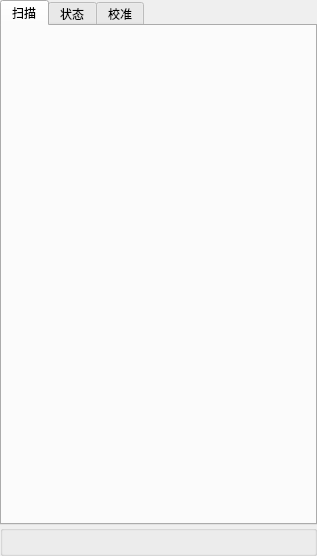
<?xml version="1.0" encoding="UTF-8"?>
<ui version="4.0">
 <class>CTScanWidget</class>
 <widget class="QWidget" name="CTScanWidget">
  <property name="geometry">
   <rect>
    <x>0</x>
    <y>0</y>
    <width>317</width>
    <height>556</height>
   </rect>
  </property>
  <property name="sizePolicy">
   <sizepolicy hsizetype="Expanding" vsizetype="Expanding">
    <horstretch>0</horstretch>
    <verstretch>0</verstretch>
   </sizepolicy>
  </property>
  <property name="contextMenuPolicy">
   <enum>Qt::DefaultContextMenu</enum>
  </property>
  <property name="windowTitle">
   <string>CTScan</string>
  </property>
  <layout class="QVBoxLayout" name="verticalLayout">
   <property name="spacing">
    <number>0</number>
   </property>
   <property name="leftMargin">
    <number>0</number>
   </property>
   <property name="topMargin">
    <number>0</number>
   </property>
   <property name="rightMargin">
    <number>0</number>
   </property>
   <property name="bottomMargin">
    <number>0</number>
   </property>
   <item>
    <widget class="QWidget" name="acceleratorContainerwidget" native="true">
     <property name="sizePolicy">
      <sizepolicy hsizetype="Preferred" vsizetype="Preferred">
       <horstretch>0</horstretch>
       <verstretch>0</verstretch>
      </sizepolicy>
     </property>
     <property name="maximumSize">
      <size>
       <width>16777215</width>
       <height>0</height>
      </size>
     </property>
    </widget>
   </item>
   <item>
    <widget class="QTabWidget" name="controlTabWidget">
     <property name="sizePolicy">
      <sizepolicy hsizetype="Expanding" vsizetype="Expanding">
       <horstretch>0</horstretch>
       <verstretch>0</verstretch>
      </sizepolicy>
     </property>
     <property name="minimumSize">
      <size>
       <width>250</width>
       <height>300</height>
      </size>
     </property>
     <property name="maximumSize">
      <size>
       <width>16777215</width>
       <height>16777215</height>
      </size>
     </property>
     <property name="currentIndex">
      <number>0</number>
     </property>
     <property name="iconSize">
      <size>
       <width>16</width>
       <height>16</height>
      </size>
     </property>
     <widget class="QWidget" name="scanTable">
      <attribute name="title">
       <string>扫描</string>
      </attribute>
     </widget>
     <widget class="QWidget" name="spreadTab">
      <attribute name="title">
       <string>状态</string>
      </attribute>
      <layout class="QVBoxLayout" name="verticalLayout_2">
       <item>
        <widget class="QTableWidget" name="tableWidget">
         <property name="showGrid">
          <bool>true</bool>
         </property>
         <attribute name="horizontalHeaderVisible">
          <bool>false</bool>
         </attribute>
         <attribute name="verticalHeaderVisible">
          <bool>false</bool>
         </attribute>
         <row>
          <property name="text">
           <string>新建行</string>
          </property>
         </row>
         <row>
          <property name="text">
           <string>新建行</string>
          </property>
         </row>
         <row>
          <property name="text">
           <string>新建行</string>
          </property>
         </row>
         <row>
          <property name="text">
           <string>新建行</string>
          </property>
         </row>
         <row>
          <property name="text">
           <string>新建行</string>
          </property>
         </row>
         <row>
          <property name="text">
           <string>新建行</string>
          </property>
         </row>
         <column>
          <property name="text">
           <string>新建列</string>
          </property>
         </column>
         <column>
          <property name="text">
           <string>新建列</string>
          </property>
         </column>
         <item row="0" column="0">
          <property name="text">
           <string>运动系统连接</string>
          </property>
         </item>
         <item row="1" column="0">
          <property name="text">
           <string>运动系统初始化</string>
          </property>
         </item>
         <item row="2" column="0">
          <property name="text">
           <string>线阵探测器连接</string>
          </property>
         </item>
         <item row="3" column="0">
          <property name="text">
           <string>面阵探测器连接 </string>
          </property>
         </item>
         <item row="3" column="1">
          <property name="text">
           <string/>
          </property>
         </item>
         <item row="4" column="0">
          <property name="text">
           <string>急停按钮</string>
          </property>
         </item>
         <item row="4" column="1">
          <property name="text">
           <string/>
          </property>
         </item>
        </widget>
       </item>
      </layout>
     </widget>
     <widget class="QWidget" name="tab">
      <attribute name="title">
       <string>校准</string>
      </attribute>
     </widget>
    </widget>
   </item>
   <item>
    <widget class="QGroupBox" name="motorControlGroupBox">
     <property name="sizePolicy">
      <sizepolicy hsizetype="Expanding" vsizetype="Maximum">
       <horstretch>0</horstretch>
       <verstretch>0</verstretch>
      </sizepolicy>
     </property>
     <property name="minimumSize">
      <size>
       <width>0</width>
       <height>0</height>
      </size>
     </property>
     <property name="title">
      <string/>
     </property>
    </widget>
   </item>
  </layout>
 </widget>
 <layoutdefault spacing="6" margin="11"/>
 <resources>
  <include location="ctscan.qrc"/>
 </resources>
 <connections/>
</ui>
